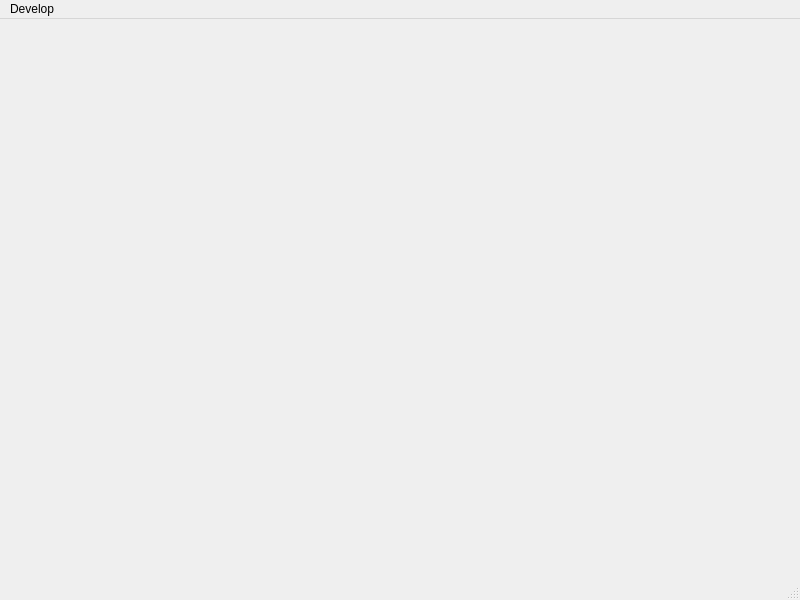
<?xml version="1.0" encoding="UTF-8"?>
<ui version="4.0">
 <class>Browser</class>
 <widget class="QMainWindow" name="Browser">
  <property name="geometry">
   <rect>
    <x>0</x>
    <y>0</y>
    <width>800</width>
    <height>600</height>
   </rect>
  </property>
  <property name="windowTitle">
   <string>MainWindow</string>
  </property>
  <widget class="QWidget" name="centralwidget"/>
  <widget class="QMenuBar" name="menubar">
   <property name="geometry">
    <rect>
     <x>0</x>
     <y>0</y>
     <width>800</width>
     <height>27</height>
    </rect>
   </property>
   <widget class="QMenu" name="menuDevelop">
    <property name="title">
     <string>Develop</string>
    </property>
    <addaction name="actionCommand_1"/>
    <addaction name="actionCommand_2"/>
    <addaction name="separator"/>
    <addaction name="actionSound_device"/>
   </widget>
   <addaction name="menuDevelop"/>
  </widget>
  <widget class="QStatusBar" name="statusbar"/>
  <action name="actionCommand_1">
   <property name="text">
    <string>Command 1</string>
   </property>
  </action>
  <action name="actionCommand_2">
   <property name="text">
    <string>Command 2</string>
   </property>
  </action>
  <action name="actionSound_device">
   <property name="text">
    <string>Sound device...</string>
   </property>
  </action>
 </widget>
 <resources/>
 <connections/>
</ui>
